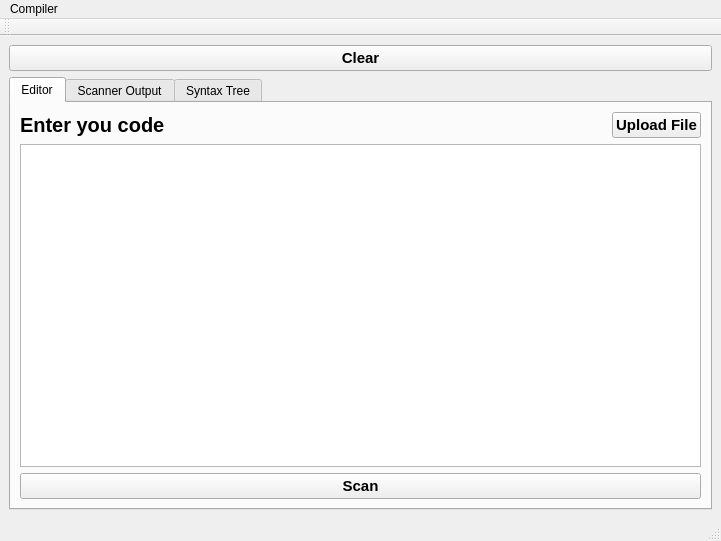
<?xml version="1.0" encoding="UTF-8"?>
<ui version="4.0">
 <class>MainWindow</class>
 <widget class="QMainWindow" name="MainWindow">
  <property name="geometry">
   <rect>
    <x>0</x>
    <y>0</y>
    <width>721</width>
    <height>541</height>
   </rect>
  </property>
  <property name="windowTitle">
   <string>MainWindow</string>
  </property>
  <widget class="QWidget" name="centralwidget">
   <layout class="QVBoxLayout" name="verticalLayout">
    <item>
     <widget class="QPushButton" name="clearBtn">
      <property name="font">
       <font>
        <pointsize>11</pointsize>
        <bold>true</bold>
       </font>
      </property>
      <property name="text">
       <string>Clear</string>
      </property>
     </widget>
    </item>
    <item>
     <widget class="QTabWidget" name="tabWidget">
      <property name="enabled">
       <bool>true</bool>
      </property>
      <property name="sizePolicy">
       <sizepolicy hsizetype="Expanding" vsizetype="Expanding">
        <horstretch>0</horstretch>
        <verstretch>0</verstretch>
       </sizepolicy>
      </property>
      <property name="currentIndex">
       <number>0</number>
      </property>
      <widget class="QWidget" name="Editor">
       <attribute name="title">
        <string>Editor</string>
       </attribute>
       <layout class="QVBoxLayout" name="verticalLayout_2">
        <item>
         <layout class="QHBoxLayout" name="horizontalLayout_4">
          <item>
           <widget class="QLabel" name="label">
            <property name="font">
             <font>
              <family>Arial</family>
              <pointsize>15</pointsize>
              <bold>true</bold>
             </font>
            </property>
            <property name="text">
             <string>Enter you code</string>
            </property>
           </widget>
          </item>
          <item>
           <spacer name="horizontalSpacer">
            <property name="orientation">
             <enum>Qt::Horizontal</enum>
            </property>
            <property name="sizeHint" stdset="0">
             <size>
              <width>40</width>
              <height>20</height>
             </size>
            </property>
           </spacer>
          </item>
          <item>
           <widget class="QPushButton" name="uploadFile">
            <property name="sizePolicy">
             <sizepolicy hsizetype="Minimum" vsizetype="Preferred">
              <horstretch>0</horstretch>
              <verstretch>0</verstretch>
             </sizepolicy>
            </property>
            <property name="sizeIncrement">
             <size>
              <width>0</width>
              <height>0</height>
             </size>
            </property>
            <property name="font">
             <font>
              <pointsize>11</pointsize>
              <bold>true</bold>
             </font>
            </property>
            <property name="text">
             <string>Upload File</string>
            </property>
           </widget>
          </item>
         </layout>
        </item>
        <item>
         <widget class="QTextEdit" name="textEdit"/>
        </item>
        <item>
         <widget class="QPushButton" name="scannerBtn">
          <property name="sizeIncrement">
           <size>
            <width>10</width>
            <height>100</height>
           </size>
          </property>
          <property name="font">
           <font>
            <pointsize>11</pointsize>
            <bold>true</bold>
           </font>
          </property>
          <property name="text">
           <string>Scan</string>
          </property>
         </widget>
        </item>
       </layout>
      </widget>
      <widget class="QWidget" name="ScannerOutput">
       <attribute name="title">
        <string>Scanner Output</string>
       </attribute>
       <layout class="QGridLayout" name="gridLayout_3">
        <item row="0" column="0">
         <widget class="QLabel" name="label_3">
          <property name="font">
           <font>
            <family>Arial</family>
            <pointsize>15</pointsize>
            <bold>true</bold>
           </font>
          </property>
          <property name="text">
           <string>Scanner Output</string>
          </property>
         </widget>
        </item>
        <item row="1" column="0">
         <widget class="QTextEdit" name="scannerTxt">
          <property name="readOnly">
           <bool>true</bool>
          </property>
         </widget>
        </item>
        <item row="2" column="0">
         <widget class="QPushButton" name="pushButton">
          <property name="font">
           <font>
            <pointsize>11</pointsize>
            <bold>true</bold>
           </font>
          </property>
          <property name="text">
           <string>Parse</string>
          </property>
         </widget>
        </item>
       </layout>
      </widget>
      <widget class="QWidget" name="SyntaxTree">
       <attribute name="title">
        <string>Syntax Tree</string>
       </attribute>
       <layout class="QGridLayout" name="gridLayout">
        <item row="0" column="0">
         <widget class="QLabel" name="label_2">
          <property name="font">
           <font>
            <family>Arial</family>
            <pointsize>15</pointsize>
            <bold>true</bold>
           </font>
          </property>
          <property name="text">
           <string>Syntax Tree</string>
          </property>
         </widget>
        </item>
        <item row="1" column="0">
         <widget class="QGraphicsView" name="graphicsView"/>
        </item>
       </layout>
      </widget>
     </widget>
    </item>
   </layout>
  </widget>
  <widget class="QMenuBar" name="menubar">
   <property name="geometry">
    <rect>
     <x>0</x>
     <y>0</y>
     <width>721</width>
     <height>25</height>
    </rect>
   </property>
   <widget class="QMenu" name="menuCompiler">
    <property name="title">
     <string>Compiler</string>
    </property>
   </widget>
   <addaction name="menuCompiler"/>
  </widget>
  <widget class="QStatusBar" name="statusbar"/>
  <widget class="QToolBar" name="toolBar">
   <property name="windowTitle">
    <string>toolBar</string>
   </property>
   <attribute name="toolBarArea">
    <enum>TopToolBarArea</enum>
   </attribute>
   <attribute name="toolBarBreak">
    <bool>false</bool>
   </attribute>
  </widget>
 </widget>
 <resources/>
 <connections/>
</ui>
